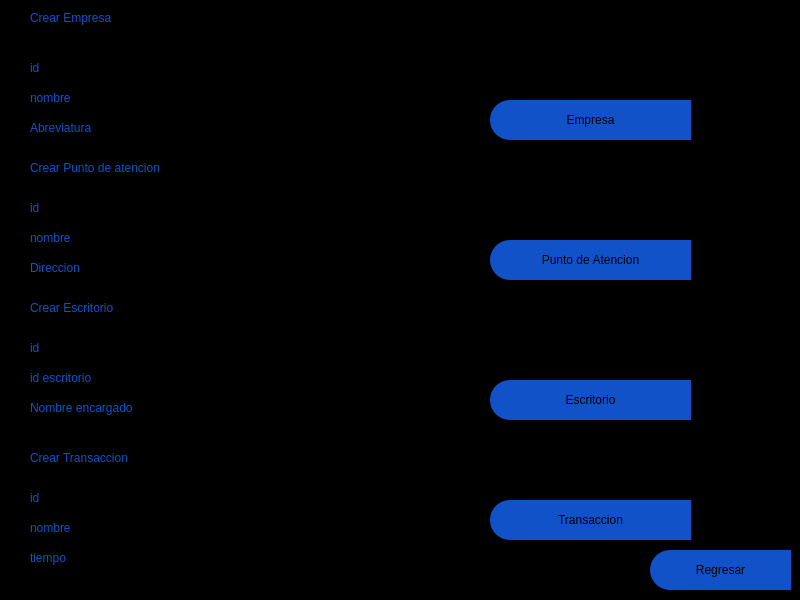
<?xml version="1.0" encoding="UTF-8"?>
<ui version="4.0">
 <class>MainWindow</class>
 <widget class="QMainWindow" name="MainWindow">
  <property name="geometry">
   <rect>
    <x>0</x>
    <y>0</y>
    <width>800</width>
    <height>600</height>
   </rect>
  </property>
  <property name="minimumSize">
   <size>
    <width>800</width>
    <height>600</height>
   </size>
  </property>
  <property name="maximumSize">
   <size>
    <width>800</width>
    <height>600</height>
   </size>
  </property>
  <property name="contextMenuPolicy">
   <enum>Qt::DefaultContextMenu</enum>
  </property>
  <property name="windowTitle">
   <string>Editar_curso</string>
  </property>
  <property name="styleSheet">
   <string notr="true"/>
  </property>
  <widget class="QWidget" name="centralwidget">
   <property name="maximumSize">
    <size>
     <width>800</width>
     <height>600</height>
    </size>
   </property>
   <widget class="QFrame" name="frame">
    <property name="geometry">
     <rect>
      <x>0</x>
      <y>0</y>
      <width>800</width>
      <height>600</height>
     </rect>
    </property>
    <property name="minimumSize">
     <size>
      <width>800</width>
      <height>600</height>
     </size>
    </property>
    <property name="maximumSize">
     <size>
      <width>800</width>
      <height>600</height>
     </size>
    </property>
    <property name="styleSheet">
     <string notr="true">QFrame{
background-color: rgb(0, 0, 0);
}



QLabel{
color: rgb(18, 82, 200);

font: 75 12pt &quot;Arial Black&quot;;
	
}

QLabel:hover{
color: white;


font: 75 12pt &quot;Arial Black&quot;;
}

QLineEdit{
background-color: rgb(0, 0, 0);
color: rgb(255, 255, 255);

font: 75 12pt &quot;Arial&quot;;
	
}

QTextEdit{
background-color: rgb(0, 0, 0);
color: rgb(255, 255, 255);

font: 75 12pt &quot;Arial&quot;;
	
}
</string>
    </property>
    <property name="frameShape">
     <enum>QFrame::StyledPanel</enum>
    </property>
    <property name="frameShadow">
     <enum>QFrame::Raised</enum>
    </property>
    <widget class="QPushButton" name="bt_regresar">
     <property name="geometry">
      <rect>
       <x>650</x>
       <y>550</y>
       <width>141</width>
       <height>40</height>
      </rect>
     </property>
     <property name="minimumSize">
      <size>
       <width>100</width>
       <height>40</height>
      </size>
     </property>
     <property name="styleSheet">
      <string notr="true">QPushButton{
background-color: rgb(18, 82, 200);
border-top-left-radius: 20px;
border-bottom-left-radius: 20px;

font: 75 11pt &quot;Arial Black&quot;;
	
}

QPushButton:hover{
background-color: white;
border-top-left-radius: 20px;
border-bottom-left-radius: 20px;

font: 75 11pt &quot;Arial Black&quot;;
}</string>
     </property>
     <property name="text">
      <string>Regresar</string>
     </property>
     <property name="icon">
      <iconset>
       <normaloff>../imagenes/pngfind.com-back-png-1934895.png</normaloff>../imagenes/pngfind.com-back-png-1934895.png</iconset>
     </property>
     <property name="iconSize">
      <size>
       <width>32</width>
       <height>32</height>
      </size>
     </property>
    </widget>
    <widget class="QPushButton" name="btnempresa">
     <property name="geometry">
      <rect>
       <x>490</x>
       <y>100</y>
       <width>201</width>
       <height>40</height>
      </rect>
     </property>
     <property name="minimumSize">
      <size>
       <width>100</width>
       <height>40</height>
      </size>
     </property>
     <property name="styleSheet">
      <string notr="true">QPushButton{
background-color: rgb(18, 82, 200);
border-top-left-radius: 20px;
border-bottom-left-radius: 20px;

font: 75 11pt &quot;Arial Black&quot;;
	
}

QPushButton:hover{
background-color: white;
border-top-left-radius: 20px;
border-bottom-left-radius: 20px;

font: 75 11pt &quot;Arial Black&quot;;
}</string>
     </property>
     <property name="text">
      <string>Empresa</string>
     </property>
     <property name="icon">
      <iconset>
       <normaloff>../imagenes/escritura.png</normaloff>../imagenes/escritura.png</iconset>
     </property>
     <property name="iconSize">
      <size>
       <width>32</width>
       <height>32</height>
      </size>
     </property>
    </widget>
    <widget class="QLabel" name="label_8">
     <property name="geometry">
      <rect>
       <x>30</x>
       <y>0</y>
       <width>400</width>
       <height>35</height>
      </rect>
     </property>
     <property name="minimumSize">
      <size>
       <width>400</width>
       <height>35</height>
      </size>
     </property>
     <property name="maximumSize">
      <size>
       <width>200</width>
       <height>30</height>
      </size>
     </property>
     <property name="text">
      <string>Crear Empresa</string>
     </property>
    </widget>
    <widget class="QLineEdit" name="lineidempresa">
     <property name="geometry">
      <rect>
       <x>240</x>
       <y>50</y>
       <width>231</width>
       <height>20</height>
      </rect>
     </property>
    </widget>
    <widget class="QLabel" name="label_9">
     <property name="geometry">
      <rect>
       <x>30</x>
       <y>50</y>
       <width>200</width>
       <height>35</height>
      </rect>
     </property>
     <property name="minimumSize">
      <size>
       <width>200</width>
       <height>35</height>
      </size>
     </property>
     <property name="maximumSize">
      <size>
       <width>200</width>
       <height>30</height>
      </size>
     </property>
     <property name="text">
      <string>id</string>
     </property>
    </widget>
    <widget class="QLabel" name="label_10">
     <property name="geometry">
      <rect>
       <x>30</x>
       <y>80</y>
       <width>200</width>
       <height>35</height>
      </rect>
     </property>
     <property name="minimumSize">
      <size>
       <width>200</width>
       <height>35</height>
      </size>
     </property>
     <property name="maximumSize">
      <size>
       <width>200</width>
       <height>30</height>
      </size>
     </property>
     <property name="text">
      <string>nombre</string>
     </property>
    </widget>
    <widget class="QLineEdit" name="lineNombreempresa">
     <property name="geometry">
      <rect>
       <x>240</x>
       <y>90</y>
       <width>231</width>
       <height>20</height>
      </rect>
     </property>
    </widget>
    <widget class="QLabel" name="label_11">
     <property name="geometry">
      <rect>
       <x>30</x>
       <y>110</y>
       <width>200</width>
       <height>35</height>
      </rect>
     </property>
     <property name="minimumSize">
      <size>
       <width>200</width>
       <height>35</height>
      </size>
     </property>
     <property name="maximumSize">
      <size>
       <width>200</width>
       <height>30</height>
      </size>
     </property>
     <property name="text">
      <string>Abreviatura</string>
     </property>
    </widget>
    <widget class="QLineEdit" name="lineabreviatura">
     <property name="geometry">
      <rect>
       <x>240</x>
       <y>120</y>
       <width>231</width>
       <height>20</height>
      </rect>
     </property>
    </widget>
    <widget class="QLabel" name="label_12">
     <property name="geometry">
      <rect>
       <x>30</x>
       <y>150</y>
       <width>400</width>
       <height>35</height>
      </rect>
     </property>
     <property name="minimumSize">
      <size>
       <width>400</width>
       <height>35</height>
      </size>
     </property>
     <property name="maximumSize">
      <size>
       <width>200</width>
       <height>30</height>
      </size>
     </property>
     <property name="text">
      <string>Crear Punto de atencion</string>
     </property>
    </widget>
    <widget class="QLabel" name="label_18">
     <property name="geometry">
      <rect>
       <x>30</x>
       <y>220</y>
       <width>200</width>
       <height>35</height>
      </rect>
     </property>
     <property name="minimumSize">
      <size>
       <width>200</width>
       <height>35</height>
      </size>
     </property>
     <property name="maximumSize">
      <size>
       <width>200</width>
       <height>30</height>
      </size>
     </property>
     <property name="text">
      <string>nombre</string>
     </property>
    </widget>
    <widget class="QLineEdit" name="linedireccion">
     <property name="geometry">
      <rect>
       <x>240</x>
       <y>260</y>
       <width>231</width>
       <height>20</height>
      </rect>
     </property>
    </widget>
    <widget class="QLabel" name="label_19">
     <property name="geometry">
      <rect>
       <x>30</x>
       <y>190</y>
       <width>200</width>
       <height>35</height>
      </rect>
     </property>
     <property name="minimumSize">
      <size>
       <width>200</width>
       <height>35</height>
      </size>
     </property>
     <property name="maximumSize">
      <size>
       <width>200</width>
       <height>30</height>
      </size>
     </property>
     <property name="text">
      <string>id</string>
     </property>
    </widget>
    <widget class="QLineEdit" name="lineidpunto">
     <property name="geometry">
      <rect>
       <x>240</x>
       <y>190</y>
       <width>231</width>
       <height>20</height>
      </rect>
     </property>
    </widget>
    <widget class="QLabel" name="label_20">
     <property name="geometry">
      <rect>
       <x>30</x>
       <y>250</y>
       <width>200</width>
       <height>35</height>
      </rect>
     </property>
     <property name="minimumSize">
      <size>
       <width>200</width>
       <height>35</height>
      </size>
     </property>
     <property name="maximumSize">
      <size>
       <width>200</width>
       <height>30</height>
      </size>
     </property>
     <property name="text">
      <string>Direccion</string>
     </property>
    </widget>
    <widget class="QLineEdit" name="linenombrepunto">
     <property name="geometry">
      <rect>
       <x>240</x>
       <y>230</y>
       <width>231</width>
       <height>20</height>
      </rect>
     </property>
    </widget>
    <widget class="QLabel" name="label_21">
     <property name="geometry">
      <rect>
       <x>30</x>
       <y>360</y>
       <width>200</width>
       <height>35</height>
      </rect>
     </property>
     <property name="minimumSize">
      <size>
       <width>200</width>
       <height>35</height>
      </size>
     </property>
     <property name="maximumSize">
      <size>
       <width>200</width>
       <height>30</height>
      </size>
     </property>
     <property name="text">
      <string>id escritorio</string>
     </property>
    </widget>
    <widget class="QLineEdit" name="linenombreencargado">
     <property name="geometry">
      <rect>
       <x>240</x>
       <y>400</y>
       <width>231</width>
       <height>20</height>
      </rect>
     </property>
    </widget>
    <widget class="QLabel" name="label_22">
     <property name="geometry">
      <rect>
       <x>30</x>
       <y>330</y>
       <width>200</width>
       <height>35</height>
      </rect>
     </property>
     <property name="minimumSize">
      <size>
       <width>200</width>
       <height>35</height>
      </size>
     </property>
     <property name="maximumSize">
      <size>
       <width>200</width>
       <height>30</height>
      </size>
     </property>
     <property name="text">
      <string>id</string>
     </property>
    </widget>
    <widget class="QLineEdit" name="lineidescritorio">
     <property name="geometry">
      <rect>
       <x>240</x>
       <y>330</y>
       <width>231</width>
       <height>20</height>
      </rect>
     </property>
    </widget>
    <widget class="QLabel" name="label_23">
     <property name="geometry">
      <rect>
       <x>30</x>
       <y>390</y>
       <width>200</width>
       <height>35</height>
      </rect>
     </property>
     <property name="minimumSize">
      <size>
       <width>200</width>
       <height>35</height>
      </size>
     </property>
     <property name="maximumSize">
      <size>
       <width>200</width>
       <height>30</height>
      </size>
     </property>
     <property name="text">
      <string>Nombre encargado</string>
     </property>
    </widget>
    <widget class="QLineEdit" name="lineid2escritorio">
     <property name="geometry">
      <rect>
       <x>240</x>
       <y>370</y>
       <width>231</width>
       <height>20</height>
      </rect>
     </property>
    </widget>
    <widget class="QLabel" name="label_24">
     <property name="geometry">
      <rect>
       <x>30</x>
       <y>290</y>
       <width>400</width>
       <height>35</height>
      </rect>
     </property>
     <property name="minimumSize">
      <size>
       <width>400</width>
       <height>35</height>
      </size>
     </property>
     <property name="maximumSize">
      <size>
       <width>200</width>
       <height>30</height>
      </size>
     </property>
     <property name="text">
      <string>Crear Escritorio</string>
     </property>
    </widget>
    <widget class="QLineEdit" name="lineidtransaccion">
     <property name="geometry">
      <rect>
       <x>240</x>
       <y>480</y>
       <width>231</width>
       <height>20</height>
      </rect>
     </property>
    </widget>
    <widget class="QLineEdit" name="linenombretransaccion">
     <property name="geometry">
      <rect>
       <x>240</x>
       <y>520</y>
       <width>231</width>
       <height>20</height>
      </rect>
     </property>
    </widget>
    <widget class="QLabel" name="label_25">
     <property name="geometry">
      <rect>
       <x>30</x>
       <y>480</y>
       <width>200</width>
       <height>35</height>
      </rect>
     </property>
     <property name="minimumSize">
      <size>
       <width>200</width>
       <height>35</height>
      </size>
     </property>
     <property name="maximumSize">
      <size>
       <width>200</width>
       <height>30</height>
      </size>
     </property>
     <property name="text">
      <string>id</string>
     </property>
    </widget>
    <widget class="QLabel" name="label_26">
     <property name="geometry">
      <rect>
       <x>30</x>
       <y>510</y>
       <width>200</width>
       <height>35</height>
      </rect>
     </property>
     <property name="minimumSize">
      <size>
       <width>200</width>
       <height>35</height>
      </size>
     </property>
     <property name="maximumSize">
      <size>
       <width>200</width>
       <height>30</height>
      </size>
     </property>
     <property name="text">
      <string>nombre</string>
     </property>
    </widget>
    <widget class="QLabel" name="label_27">
     <property name="geometry">
      <rect>
       <x>30</x>
       <y>540</y>
       <width>200</width>
       <height>35</height>
      </rect>
     </property>
     <property name="minimumSize">
      <size>
       <width>200</width>
       <height>35</height>
      </size>
     </property>
     <property name="maximumSize">
      <size>
       <width>200</width>
       <height>30</height>
      </size>
     </property>
     <property name="text">
      <string>tiempo</string>
     </property>
    </widget>
    <widget class="QLineEdit" name="linetiempo">
     <property name="geometry">
      <rect>
       <x>240</x>
       <y>550</y>
       <width>231</width>
       <height>20</height>
      </rect>
     </property>
    </widget>
    <widget class="QLabel" name="label_28">
     <property name="geometry">
      <rect>
       <x>30</x>
       <y>440</y>
       <width>400</width>
       <height>35</height>
      </rect>
     </property>
     <property name="minimumSize">
      <size>
       <width>400</width>
       <height>35</height>
      </size>
     </property>
     <property name="maximumSize">
      <size>
       <width>200</width>
       <height>30</height>
      </size>
     </property>
     <property name="text">
      <string>Crear Transaccion</string>
     </property>
    </widget>
    <widget class="QPushButton" name="btnpunto">
     <property name="geometry">
      <rect>
       <x>490</x>
       <y>240</y>
       <width>201</width>
       <height>40</height>
      </rect>
     </property>
     <property name="minimumSize">
      <size>
       <width>100</width>
       <height>40</height>
      </size>
     </property>
     <property name="styleSheet">
      <string notr="true">QPushButton{
background-color: rgb(18, 82, 200);
border-top-left-radius: 20px;
border-bottom-left-radius: 20px;

font: 75 11pt &quot;Arial Black&quot;;
	
}

QPushButton:hover{
background-color: white;
border-top-left-radius: 20px;
border-bottom-left-radius: 20px;

font: 75 11pt &quot;Arial Black&quot;;
}</string>
     </property>
     <property name="text">
      <string>Punto de Atencion</string>
     </property>
     <property name="icon">
      <iconset>
       <normaloff>../imagenes/escritura.png</normaloff>../imagenes/escritura.png</iconset>
     </property>
     <property name="iconSize">
      <size>
       <width>32</width>
       <height>32</height>
      </size>
     </property>
    </widget>
    <widget class="QPushButton" name="btnescritorio">
     <property name="geometry">
      <rect>
       <x>490</x>
       <y>380</y>
       <width>201</width>
       <height>40</height>
      </rect>
     </property>
     <property name="minimumSize">
      <size>
       <width>100</width>
       <height>40</height>
      </size>
     </property>
     <property name="styleSheet">
      <string notr="true">QPushButton{
background-color: rgb(18, 82, 200);
border-top-left-radius: 20px;
border-bottom-left-radius: 20px;

font: 75 11pt &quot;Arial Black&quot;;
	
}

QPushButton:hover{
background-color: white;
border-top-left-radius: 20px;
border-bottom-left-radius: 20px;

font: 75 11pt &quot;Arial Black&quot;;
}</string>
     </property>
     <property name="text">
      <string>Escritorio</string>
     </property>
     <property name="icon">
      <iconset>
       <normaloff>../imagenes/escritura.png</normaloff>../imagenes/escritura.png</iconset>
     </property>
     <property name="iconSize">
      <size>
       <width>32</width>
       <height>32</height>
      </size>
     </property>
    </widget>
    <widget class="QPushButton" name="btntransacion">
     <property name="geometry">
      <rect>
       <x>490</x>
       <y>500</y>
       <width>201</width>
       <height>40</height>
      </rect>
     </property>
     <property name="minimumSize">
      <size>
       <width>100</width>
       <height>40</height>
      </size>
     </property>
     <property name="styleSheet">
      <string notr="true">QPushButton{
background-color: rgb(18, 82, 200);
border-top-left-radius: 20px;
border-bottom-left-radius: 20px;

font: 75 11pt &quot;Arial Black&quot;;
	
}

QPushButton:hover{
background-color: white;
border-top-left-radius: 20px;
border-bottom-left-radius: 20px;

font: 75 11pt &quot;Arial Black&quot;;
}</string>
     </property>
     <property name="text">
      <string>Transaccion</string>
     </property>
     <property name="icon">
      <iconset>
       <normaloff>../imagenes/escritura.png</normaloff>../imagenes/escritura.png</iconset>
     </property>
     <property name="iconSize">
      <size>
       <width>32</width>
       <height>32</height>
      </size>
     </property>
    </widget>
   </widget>
  </widget>
 </widget>
 <resources/>
 <connections/>
</ui>
